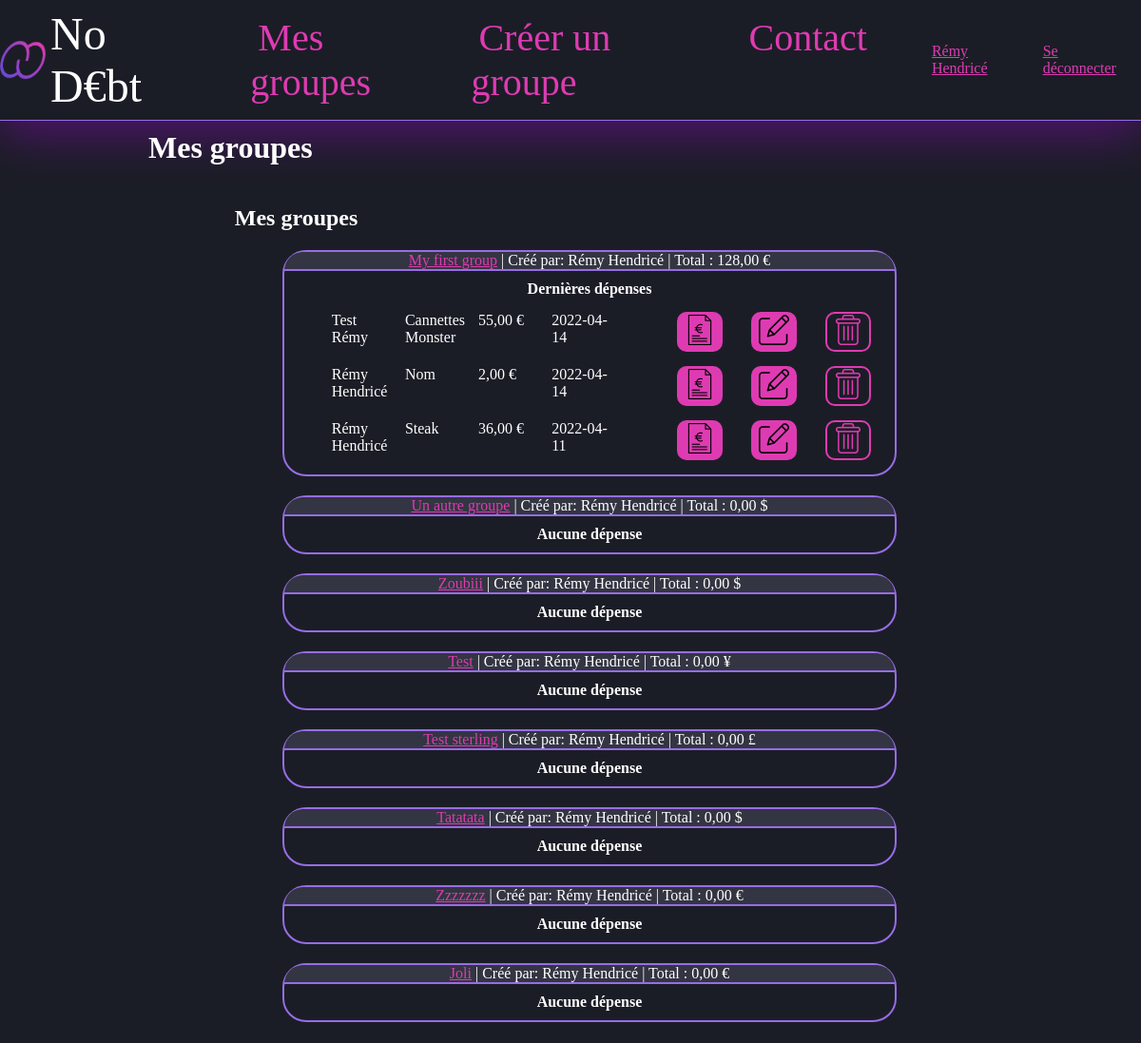
Screenshot of /myGroups.php (signed in) with the database file from the repository.
### tables this page shows
CREATE TABLE `nodebt_utilisateur` (
  `uid` int(11) NOT NULL,
  `email` varchar(254) NOT NULL,
  `lastname` varchar(50) NOT NULL,
  `firstname` varchar(50) NOT NULL,
  `hashpass` varchar(128) NOT NULL,
  `isActive` tinyint(1) NOT NULL DEFAULT '1'
);

CREATE TABLE `nodebt_groupe` (
  `gid` int(11) NOT NULL,
  `nom` varchar(50) NOT NULL,
  `devise` varchar(5) NOT NULL,
  `own_uid` int(11) NOT NULL
);

CREATE TABLE `nodebt_depense` (
  `did` int(11) NOT NULL,
  `dateHeure` datetime NOT NULL,
  `montant` decimal(10,0) NOT NULL,
  `libelle` varchar(100) NOT NULL,
  `uid` int(11) NOT NULL,
  `gid` int(11) NOT NULL
);

### php/repository/UserRepository.php (called while the page is built, shortened)
<?php
class UserRepository
{
    public function getUserInfo($uid, &$message = ''){
        $user = null;
        try{
            $bd = DBLink::connectToDb();
            $stmt = $bd->prepare ("SELECT uid, email, firstname, lastname FROM ". self::TABLE_NAME
                ." WHERE uid = :uid");
            $stmt->bindValue(':uid', $uid);
            if($stmt->execute()){
                $user = $stmt->fetchObject("NoDebt\User");
            }
        }catch(Exception $e){
            $message = self::DB_ERROR_MESSAGE;
        }
        return $user;
    }
}

### inc/session.inc.php (called while the page is built, shortened)
<?php
require_once 'php/repository/ParticipationRepository.php';
require_once 'php/repository/UserRepository.php';
if (isset($_SESSION['userId'])){
    $ses_uid = $_SESSION['userId'];
    $userRepo = new UserRepository();
    $participRepo = new ParticipationRepository();
    $user = $userRepo->getUserInfo($ses_uid);
    $groups = $participRepo->getUserGroups($ses_uid);
    $ses_firstName = $user->firstname;
    $ses_lastName = $user->lastname;
    $ses_groups = $groups;
} else {
    $path = $_SERVER['PHP_SELF'];
    $file = basename ($path);
    if ($file !== 'index.php' && $file !== 'contact.php' && $file !== 'signup.php'
    && $file !== 'fogottenPassword.php' && $file !== 'sources.php') header('location: index.php');
}
?>

### php/repository/ParticipationRepository.php (called while the page is built, shortened)
<?php
class ParticipationRepository
{
    public function getUserGroups($uid, $active = true, &$message =''){
        $groupIds = array();
        try{
            $bd = DBLink::connectToDb();
            $stmt = $bd->prepare("SELECT gid FROM ". self::TABLE_NAME
                ." WHERE uid = :uid AND estConfirme = :active");
            $stmt->bindValue(':uid', $uid);
            $stmt->bindValue(':active', $active);
            if($stmt->execute() && $stmt->rowCount() > 0){
                $groups = $stmt->fetchAll();
                foreach ($groups as $groupId){
                    $groupIds[] = $groupId[0];
                }
            }
        }catch(PDOException $e){
            $message = self::DB_ERROR_MESSAGE;
        }
        return $groupIds;
    }
}

### php/repository/GroupRepository.php (called while the page is built, shortened)
<?php
require_once 'ParticipationRepository.php';
require_once 'php/domain/Group.php';
class GroupRepository
{
    public function getGeneralInfo($gid, &$message = ''){
        $group = null;
        try{
            $db = DBLink::connectToDb();
            $stmt = $db->prepare("SELECT gr.gid, gr.nom  AS name, gr.devise AS currency,
                CONCAT(owner.firstname,' ', owner.lastname)
                AS owner_name, IFNULL(SUM(dep.montant),0) AS total
                FROM nodebt_groupe gr
                JOIN nodebt_utilisateur owner on gr.own_uid = owner.uid
                LEFT JOIN nodebt_depense dep on dep.gid = gr.gid
                WHERE gr.gid = :gid
                GROUP BY gr.gid;");
            $stmt->bindValue(':gid', $gid);
            if($stmt->execute() && $stmt->rowCount() == 1){
                $group = $stmt->fetchObject("NoDebt\Group");
            }
        }catch(PDOException $e){
            $message = self::DB_ERROR_MESSAGE;
        }
        return $group;
    }
}

### php/domain/Group.php (called while the page is built, shortened)
<?php
require 'php/utils/CurrencyFormatter.php';
class Group
{
    public $currency;
    public function formatAmount($amount){
        $fmt = new CurrencyFormatter();
        return $fmt->formatCurrency($amount, $this->currency);
    }
}

### php/utils/CurrencyFormatter.php (called while the page is built, shortened)
<?php
class CurrencyFormatter
{
    public function formatCurrency($amount, $currency){
        $amount = floatval($amount);
        $symbol = $this->getCurrencySymbol($currency);
        return number_format($amount, 2, ',', ' ') . ' ' . utf8_encode($symbol);
    }
    public function getCurrencySymbol($currencyCode){
        switch ($currencyCode){
            case 'EUR': return '&euro;';
            case 'JPY': return '&yen;';
            case 'GBP': return '&pound;';
            case 'USD': return '&dollar;';
        }
    }
}

### php/repository/ExpenseRepository.php (called while the page is built, shortened)
<?php
class ExpenseRepository
{
    public function getExpenses($gid, $top = 0){
        $top = intval($top);
        $limit = $top != 0 ? "LIMIT $top" : '';
        $expenses = array();
        try{
            $db = DBLink::connectToDb();
            $stmt = $db->prepare("SELECT exp.did,  exp.montant, DATE_FORMAT(exp.dateHeure,'%Y-%m-%d') AS paydate, exp.libelle, exp.uid, exp.gid,
            CONCAT(us.firstname,' ', us.lastname) AS spender FROM ". self::TABLE_NAME ." exp "
                ." JOIN ". UserRepository::TABLE_NAME ." us ON exp.uid = us.uid"
                ." WHERE gid = :gid"
                ." ORDER BY dateHeure DESC " . $limit);
            $stmt->bindValue(':gid', $gid);
            if($stmt->execute() && $stmt->rowCount() > 0){
                $expenses = $stmt->fetchAll(PDO::FETCH_CLASS,"NoDebt\Expense");
            }
        }catch(PDOException $e){
        }
        return $expenses;
    }
}

### inc/expense.inc.php (the view, shortened to what this page needs)
<?php
if(isset($expense)):
?>
<li class="expense">
    <span class="expense-detail"><?php echo $expense->spender?></span><span class="expense-detail"><?php echo $expense->libelle?></span>
    <span class="expense-detail"><?php echo $expense->montant?></span><span class="expense-detail"><?php echo $expense->paydate ?></span>
    <ul class="choices">
        <li>
            <form action="expenseBills.php" method="post">
                <button type="submit" name="billsBtn"><img class="iconx32" src="images/receipt.png" alt="Factures"/></button>
            </form>
        </li>
        <li>
            <form action="expenseEdit.php" method="post">
                <button type="submit" name="editBtn"><img class="iconx32"  src="images/edit.png" alt="Editer"/></button>
            </form>
        </li>
        <li>
            <form action="expenseDelete.php" method="post">
                <button class="decline" type="submit" name="deleteBtn"><img class="iconx32" src="images/delete.png" alt="Supprimer"/></button>
            </form>
        </li>
    </ul>
</li>
<?php endif?>

### myGroups.php (shortened to what this page needs)
<?php
include('inc/session.inc.php');
?>
<!DOCTYPE html>
<html lang="fr">
<head>
    <link rel="stylesheet" href="css/style.css">
</head>
<body>
    <?php
    include("inc/header.inc.php");
    ?>
    <main>
        <h1>Mes groupes</h1>
        <section class="groupList">
            <h2>Mes groupes</h2>
            <ul id="groups">
                <?php
                if(isset($ses_groups)){
                    foreach($ses_groups as $groupId){
                        include("inc/groupPreviewTemplate.php");
                    }
                }
                ?>
            </ul>
        </section>
    </main>
</body>
</html>

### inc/header.inc.php (shortened to what this page needs)
<?php if(isset($ses_uid)) : ?>
<header class="nav-header">
    <a href="myGroups.php" class="nodebt"><img id="logo" src="images/icon.png" alt="logo"/>No D€bt</a>
    <nav class="website-nav">
        <ul class="nav-links">
            <li><a href="myGroups.php">Mes groupes</a></li>
            <li><a href="createGroup.php">Créer un groupe</a></li>
            <li><a href="contact.php">Contact</a></li>
        </ul>
    </nav>
    <nav class="profile-nav">
        <ul class="nav-links">
            <li><a href="editProfile.php"><?php echo isset($ses_lastName) && isset ($ses_firstName) ? $ses_firstName.' '.$ses_lastName : 'Profil' ?></a></li>
            <li><a href="disconnect.php">Se déconnecter</a></li>
        </ul>
    </nav>
</header>
<?php endif ?>

### inc/groupPreviewTemplate.php (shortened to what this page needs)
<?php
require_once 'php/repository/GroupRepository.php';
require_once 'php/repository/ExpenseRepository.php';
if(isset($groupId)){
    $groupId = intval($groupId);
    $groupRepo = new GroupRepository();
    $expenseRepo = new ExpenseRepository();
    $group = $groupRepo->getGeneralInfo($groupId);
    $expensesPreview = $expenseRepo->getExpenses($groupId,3);
}
?>
<li class="groupPreview">
    <?php if(isset($groupId) && isset($group->name) && isset($group->owner_name) && isset($group->total) && isset($group->currency)):?>
    <header><span><a href="group.php?gid=<?php echo $groupId?>"><?php echo $group->name ?></a>
            | Créé par: <?php echo $group->owner_name ?>
            | Total : <?php echo $group->formatAmount($group->total,$group->currency)?></span>
    </header>
    <?php if(isset($expensesPreview) && count($expensesPreview) > 0) :?>
            <h3>Dernières dépenses</h3>
            <ul class="expenses-table-view">
                <?php
                foreach($expensesPreview as $expense){
                    $expense->montant = $group->formatAmount($expense->montant);
                    include('inc/expense.inc.php');
                }
                ?>
            </ul>
    <?php else:?>
        <h3>Aucune dépense</h3>
    <?php endif?>
    <?php endif?>
</li>

### css/style.css (style rules this page uses)
body { font-family: OpenDyslexic; color: #ffffff; background-color: #1b1d26; margin: 0; }
.nodebt { display: flex; align-items: center; color: #ffffff; font-size: 3rem; font-family: BebasNeue-Regular; text-decoration: none; }
#logo { height: 1em; margin-right: 5px; }
main { margin-left: 3%; margin-right: 3%; padding-left: 10%; padding-right: 10%; display: flex; flex-direction: column; flex-wrap: wrap; }
a { color: #DE3BB2; transition: all 0.4s ease 0s; }
h1 { margin: 10px 0 10px 0; }
header { height: 20%; width: 100%; margin: 0; border-bottom: 2px solid rgb(151, 109, 230); display: flex; flex-direction: row; justify-content: space-around; align-items: center; }
header.nav-header { height: 20%; width: 100%; margin: 0; border-bottom: 1px solid rgb(151, 109, 230); display: flex; flex-direction: row; justify-content: center; align-items: center; }
body > header { border: none; margin: 0; box-shadow: 0 15px 50px 0 rgba(190, 0, 255, 0.33); }
main section { padding: 2px; margin: 10px 10% 0 10%; }
.groupPreview { border: 2px solid rgb(151, 109, 230); border-radius: 25px; margin-top: 20px; margin-bottom: 20px; }
.groupPreview > header { background-color: #333542; border-radius: 23px 23px 0 0; }
.groupPreview h3 { font-size: 1rem; margin: 10px 0 10px 0; text-align: center; }
.choices { display: flex; justify-content: space-around; align-items: center; list-style: none; margin: 0; }
button { border: 2px solid #DE3BB2; font-size: 1em; border-radius: 10px; margin-left: 5px; margin-right: 5px; color: #1b1d26; background-color: #DE3BB2; transition: all 0.3s ease 0s; }
button.decline { color: #DE3BB2; border-color: #DE3BB2; background-color: #1b1d26; }
.expense { display: flex; justify-content: space-between; align-self: center; margin-top: 15px; margin-bottom: 15px; }
.expense-detail { width: 20%; margin-right:10px; overflow: hidden; }
nav.website-nav { display: flex; flex-direction: column-reverse; }
nav.website-nav a { text-decoration: none; font-family: BebasNeue-Regular; font-size: 2.5rem; transition: all 0.25s ease 0s; margin: 8px; }
ul.nav-links { display: flex; flex-direction: row; justify-content: space-between; justify-items: center; }
li { margin: 0 10px 0 10px; list-style-type: none; }
.iconx32 { height: 32px; }

### rows the page displays
nodebt_utilisateur: firstname "Rémy", lastname "Hendricé"
nodebt_groupe: nom "My first group", owner_name "Rémy Hendricé", currency "128,00 €"
nodebt_depense: spender "Test Rémy", libelle "Cannettes Monster", montant.devise "55,00 €", paydate "2022-04-14"
nodebt_depense: spender "Rémy Hendricé", libelle "Nom", montant.devise "2,00 €", paydate "2022-04-14"
nodebt_depense: spender "Rémy Hendricé", libelle "Steak", montant.devise "36,00 €", paydate "2022-04-11"
nodebt_groupe: nom "Un autre groupe", owner_name "Rémy Hendricé", currency "0,00 $", shows "Aucune dépense"
nodebt_groupe: nom "Zoubiii", owner_name "Rémy Hendricé", currency "0,00 $", shows "Aucune dépense"
nodebt_groupe: nom "Test", owner_name "Rémy Hendricé", currency "0,00 ¥", shows "Aucune dépense"
nodebt_groupe: nom "Test sterling", owner_name "Rémy Hendricé", currency "0,00 £", shows "Aucune dépense"
nodebt_groupe: nom "Tatatata", owner_name "Rémy Hendricé", currency "0,00 $", shows "Aucune dépense"
nodebt_groupe: nom "Zzzzzzz", owner_name "Rémy Hendricé", currency "0,00 €", shows "Aucune dépense"
nodebt_groupe: nom "Joli", owner_name "Rémy Hendricé", currency "0,00 €", shows "Aucune dépense"
